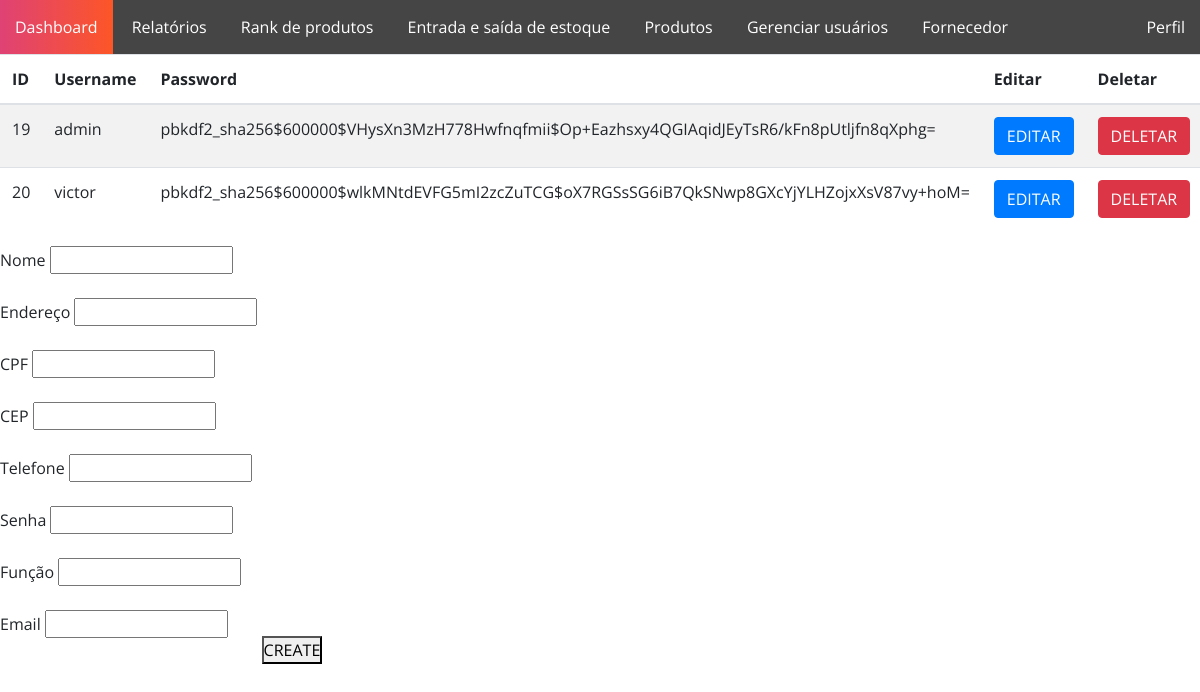
The app's page /CRUDfuncionario/ with its own data.
### CRUDfuncionario/models.py (models this page shows, shortened)
class Funcionario(AbstractUser):
    idFuncionario = models.AutoField(primary_key=True)
    nivelDeAcesso = models.IntegerField(default=1)
    enderecoFuncionario = models.CharField(max_length=30)
    cpf = CPFField('cpf',default='000.000.000-0')
    CEP = models.CharField(max_length=8)
    telefone = models.CharField(max_length=20)
    funcao = models.CharField(max_length=30)
    username = models.CharField(max_length=30,default='default_username', unique=True)
    password = models.CharField(max_length=100, default='default_password')
    email = models.EmailField(unique=True, default='daniel@gmail.com')

### CRUDfuncionario/views.py (the view)
# urls.py: path('', home),
def home(request):
    funcionarios = Funcionario.objects.all()
    return render(request, "index.html", {"funcionarios": funcionarios})

### CRUDfuncionario/templates/index.html (shortened to what this page needs)
{% load static %}
<!DOCTYPE html>
    <html lang = "en">
        <head>
            <link rel="stylesheet" href="https://stackpath.bootstrapcdn.com/bootstrap/4.3.1/css/bootstrap.min.css">
            <link rel="stylesheet" href="{% static 'css/crudfuncionario.css' %}">
        </head>
        <body>
        <nav id="menu-horizontal">
            <ul>
                <li><a href="{% url 'telainicial' %}">Dashboard</a></li>
                <li><a href="{% url 'telainicial' %}">Relatórios</a></li>
                <li><a href="{% url 'telainicial' %}">Rank de produtos</a></li>
                <li><a href="{% url 'telainicial' %}">Entrada e saída de estoque</a></li>
                <li><a href="{% url 'produtos' %}">Produtos</a></li>
                <li><a href="{% url 'home' %}">Gerenciar usuários</a></li>
                <li><a href="{% url 'fornecedor' %}">Fornecedor</a></li>
                <li><a href="{% url 'logout' %}">Perfil</a></li>
            </ul>
        </nav>
        <table class="table table-striped">
            <thead>
                <tr>
                    <th scope="col">ID</th>
                    <th scope="col">Username</th>
                    <th scope="col">Password</th>
                    <th scope="col">Editar</th>
                    <th scope="col">Deletar</th>
                </tr>
            </thead>
            <tbody>
                {% for funcionario in funcionarios %}
                <tr>
                    <td>{{ funcionario.idFuncionario }}</td>
                    <td>{{ funcionario.username }}</td>
                    <td>{{ funcionario.password }}</td>
                    <td><a href="{% url 'editar_view' funcionario.idFuncionario %}" class="btn btn-primary">EDITAR</a></td>
                    <td><a href="{% url 'delete_view' funcionario.idFuncionario %}" class="btn btn-danger">DELETAR</a></td>
                </tr>
                {% endfor %}
            </tbody>
        </table>
            <form action = "{% url 'salvarFuncionario_view' %}" method = "POST">{% csrf_token %}
                <label>
                    Nome
                    <input type="text",maxlength="30", name="username"><br><br>
                    Endereço
                    <input type="text", maxlength="30" name="enderecoFuncionario"><br><br>
                    CPF
                    <input type="text", maxlength="11" name="CPF"><br><br>
                    CEP
                    <input type="text", maxlength="8" name="CEP"><br><br>
                    Telefone
                    <input type="text", maxlength="20" name="telefone"><br><br>
                    Senha
                    <input type="text", maxlength="30" name="password"><br><br>
                    Função
                    <input type="text", maxlength="30" name="funcao"><br><br>
                    Email
                    <input type="text", maxlength="30" name="email"><br><br>
                </label>
                <button type="submit">CREATE</button>
            </form>
        </body>
    </html>

### CRUDfuncionario/static/css/crudfuncionario.css (style rules this page uses)
* { margin:auto; padding: 0; box-sizing: border-box; font-family: 'Open Sans', sans-serif; }
#menu-horizontal ul { list-style: none; padding: 0; background-color: #454545; margin: 0px; }
#menu-horizontal ul li { display: inline; }
#menu-horizontal ul li a { color: #fff; padding: 15px; display: inline-block; text-decoration: none; transition: background .3s; }
#menu-horizontal ul li:last-child a { float: right; }

### records on screen
Funcionario: idFuncionario "19", username "admin", password "pbkdf2_sha256$600000$VHysXn3MzH778Hwfnqfmii$Op+Eazhsxy4QGIAqidJEyTsR6/kFn8pUtljfn8qXphg="
Funcionario: idFuncionario "20", username "victor", password "pbkdf2_sha256$600000$wlkMNtdEVFG5mI2zcZuTCG$oX7RGSsSG6iB7QkSNwp8GXcYjYLHZojxXsV87vy+hoM="
